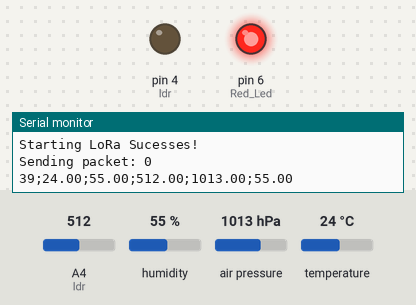
A sketch run on a simulated Arduino Uno, built with avr-gcc and run on an emulated ATmega328P. Shown: output pins drawn as LEDs (lit = HIGH), the last lines printed to the serial monitor. The inputs (shaded band) are chosen by the test bench; at power-on: A4 (ldr) = 512, humidity 55 %, air pressure 1013 hPa, temperature 24 °C. Random numbers use the default seed unless the sketch sets one; no radio packets arrive unless stated.

Above: at 0.2 s.
At 5.6 s:
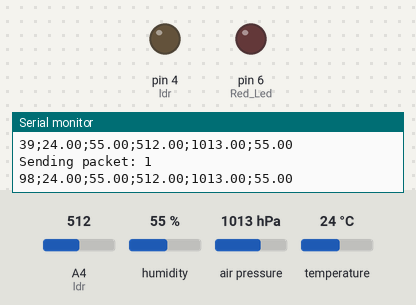
Timing chart, 0 to 8.3 s (numbered marks = the images above):
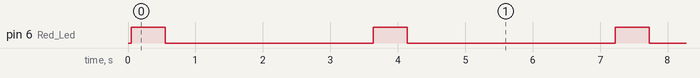

Measured:
- by itself, pin 6 (Red_Led): alternates HIGH for 0.50 s and LOW for 3.1 s

The sketch:

LoRa_Data_Sender_With_Sensors.ino
```cpp
/*feel free to contact
 * sreeramaj53@gmail.com
 * www.youtube.com/ZenoModiff
 * last updated - time 11:26am - date 12 may 2021
 */

#include <SPI.h>
#include <LoRa.h>

#include "DHT.h"
#include <Adafruit_BMP280.h>

#define DHTPIN 7
#define DHTTYPE DHT11
Adafruit_BMP280 bmp;

float Pressure;
float Altitude;
int ldr = 4;
int Red_Led = 6;
int counter = 0;
int Dummyvalue;

DHT dht(DHTPIN, DHTTYPE);
long randNumber; //Create Random Number To Avoid Transmission Loss For First Digit

void setup()
{
  Serial.begin(115200);
  pinMode(Red_Led, OUTPUT);

 randomSeed(analogRead(0));
 dht.begin();

if (!bmp.begin()) {
    Serial.println(F("Could not find a valid BMP280 sensor, check wiring!"));
    while (1);
  }

   pinMode(ldr, OUTPUT);
  while (!Serial);

  Serial.println(" Lora Weather Station By ZenoModiff ");

  if (!LoRa.begin(915E6)) {
    Serial.println("Starting LoRa failed!");
  }
  else
  {
   Serial.println("Starting LoRa Sucesses!");
  }
}
void loop()
{
 Serial.println();
 Serial.print("Sending packet: ");
 Serial.println(counter);
 randNumber = random(1000);


 int randNumber = random(100); Dummyvalue = randNumber;
 double ldrvalue = analogRead(ldr);
 float h = dht.readHumidity();
 float t = dht.readTemperature();
 float f = dht.readTemperature(true);
 float pressure = (bmp.readPressure()/100); Pressure = pressure;
 int altitude =  (bmp.readAltitude(1019.66)); Altitude = altitude;


  if (isnan(h) || isnan(t) || isnan(f)) {
    Serial.println(F("Failed to read from DHT sensor!"));
    return;
  }

  String Datastring = String(Dummyvalue) + (";") + String(t) + (";") + String(h) + (";") + String(ldrvalue) + (";") + String (Pressure) + (";") + String (Altitude);

  Serial.println(Datastring);
  LoRa.beginPacket();
  LoRa.print(Datastring);
  LoRa.print(counter);
  digitalWrite(Red_Led, HIGH);
  delay(500);
  digitalWrite(Red_Led, LOW);
  LoRa.endPacket();
  counter++;

  delay(3000);

}
```
